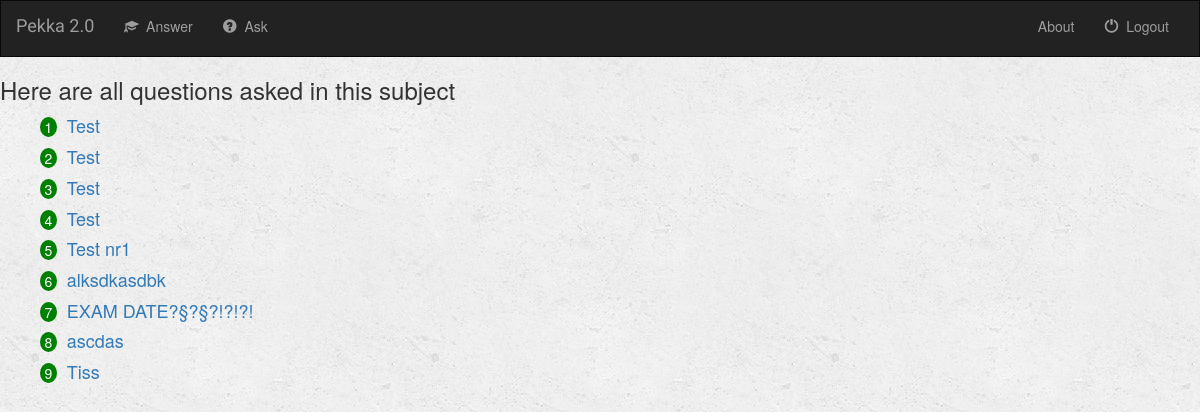
Before: /music/TTM4100_a/ with the older database file.
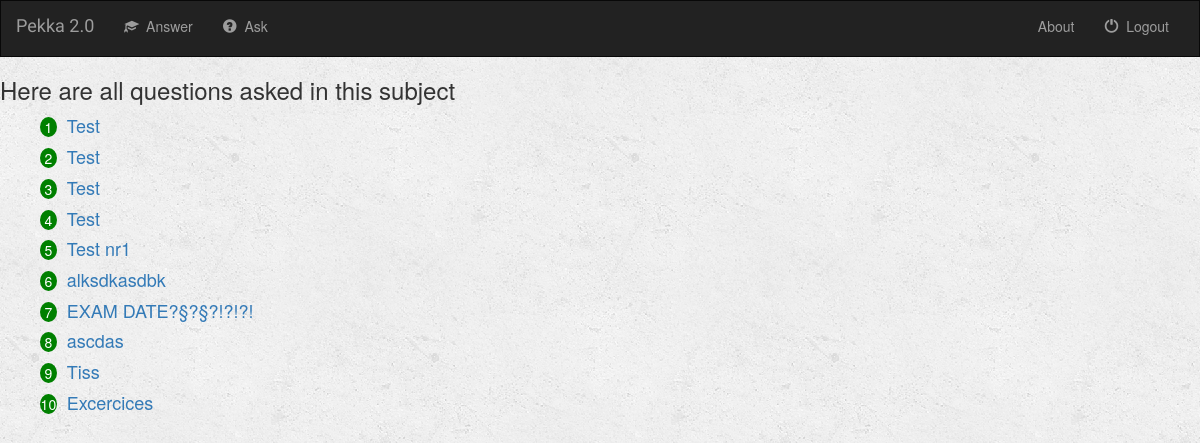
After: the same page with the newer database file.
### music/models.py (models this page shows, shortened)
class Question(models.Model):
    author = models.ForeignKey(User, default=1)
    question_title = models.CharField(max_length=100)
    question_content = models.CharField(max_length=2000)
    is_answered = models.BooleanField(default=False)
    sub_code = models.CharField(max_length=10)
    ask_time = models.DateTimeField()

### music/views.py (the view)
def TTM4100_a(request):
    sub_code = 'TTM4100'
    all_questions_with_sub_code = Question.objects.filter(sub_code = sub_code)
    context = {
        'all_questions_with_sub_code' : all_questions_with_sub_code
    }
    return render(request, 'Fagsider/TTM4100_a.html', context)

### music/templates/Fagsider/TTM4100_a.html (shortened to what this page needs)
{% extends 'music/base.html' %}
<body>{% block body %}
    <h3>
        Here are all questions asked in this subject
    </h3>
    {% if all_questions_with_sub_code %}
    <ol>
        {% for question in all_questions_with_sub_code %}
            <li><a style="font-size: large;" href="/music/{{ question.id }}/">{{question.question_title}}</a></li>
        {% endfor %}
    </ol>
    {% else %}
    <h3>There are no questions asked in this subject yet. </h3>
    {% endif %}
    {% endblock %}

Changed rows visible on the page:
added Question: question_title "Excercices"
